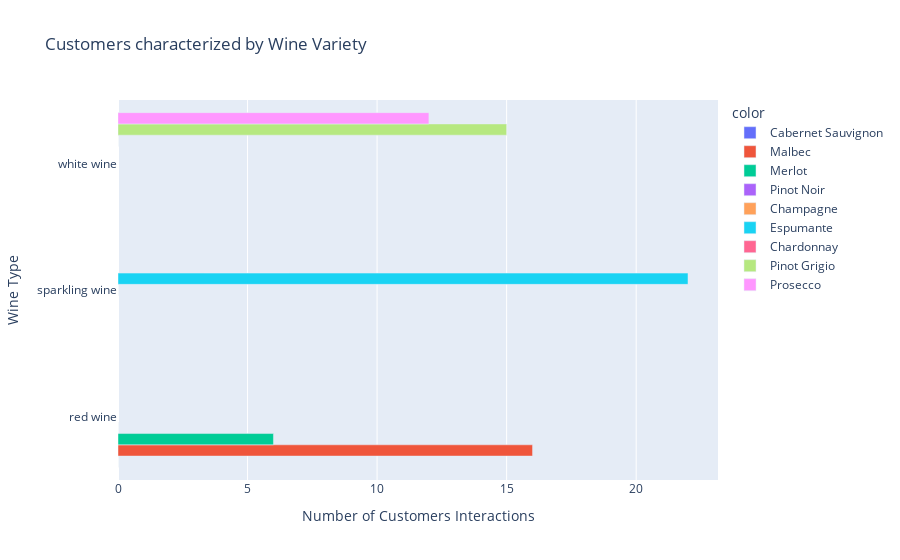

Notebook code for this chart:
### Markdown cell above
Cluster 1 interactions seems to be predominantly champagne. It has shown excellent performance and therefore deserve more focussed marketing strategies.

### Code cell
cluster_0_totals = cluster_0.groupby(["wine_type", "varietal"], as_index=False)["num"].sum()

grouped_bar_0 = px.bar(
    y=cluster_0_totals.wine_type,
    x=cluster_0_totals.num,
    color=cluster_0_totals.varietal,
    title="Customers characterized by Wine Variety",
    orientation="h",
    barmode="group" 
)
grouped_bar_0.update_layout(
    yaxis_title = "Wine Type",
    xaxis_title = "Number of Customers Interactions"
)
grouped_bar_0.show()

### Figure 1 — Plotly figure (JSON) as saved in the notebook; plotly's stock layout.template omitted (floating-point values rounded to 4 significant figures)
{"data": [{"alignmentgroup": "True", "hovertemplate": "color=Cabernet Sauvignon<br>x=%{x}<br>y=%{y}<extra></extra>", "legendgroup": "Cabernet Sauvignon", "marker": {"color": "#636efa"}, "name": "Cabernet Sauvignon", "offsetgroup": "Cabernet Sauvignon", "orientation": "h", "showlegend": true, "textposition": "auto", "type": "bar", "x": [0], "xaxis": "x", "y": ["red wine"], "yaxis": "y"}, {"alignmentgroup": "True", "hovertemplate": "color=Malbec<br>x=%{x}<br>y=%{y}<extra></extra>", "legendgroup": "Malbec", "marker": {"color": "#EF553B"}, "name": "Malbec", "offsetgroup": "Malbec", "orientation": "h", "showlegend": true, "textposition": "auto", "type": "bar", "x": [16], "xaxis": "x", "y": ["red wine"], "yaxis": "y"}, {"alignmentgroup": "True", "hovertemplate": "color=Merlot<br>x=%{x}<br>y=%{y}<extra></extra>", "legendgroup": "Merlot", "marker": {"color": "#00cc96"}, "name": "Merlot", "offsetgroup": "Merlot", "orientation": "h", "showlegend": true, "textposition": "auto", "type": "bar", "x": [6], "xaxis": "x", "y": ["red wine"], "yaxis": "y"}, {"alignmentgroup": "True", "hovertemplate": "color=Pinot Noir<br>x=%{x}<br>y=%{y}<extra></extra>", "legendgroup": "Pinot Noir", "marker": {"color": "#ab63fa"}, "name": "Pinot Noir", "offsetgroup": "Pinot Noir", "orientation": "h", "showlegend": true, "textposition": "auto", "type": "bar", "x": [0], "xaxis": "x", "y": ["red wine"], "yaxis": "y"}, {"alignmentgroup": "True", "hovertemplate": "color=Champagne<br>x=%{x}<br>y=%{y}<extra></extra>", "legendgroup": "Champagne", "marker": {"color": "#FFA15A"}, "name": "Champagne", "offsetgroup": "Champagne", "orientation": "h", "showlegend": true, "textposition": "auto", "type": "bar", "x": [0], "xaxis": "x", "y": ["sparkling wine"], "yaxis": "y"}, {"alignmentgroup": "True", "hovertemplate": "color=Espumante<br>x=%{x}<br>y=%{y}<extra></extra>", "legendgroup": "Espumante", "marker": {"color": "#19d3f3"}, "name": "Espumante", "offsetgroup": "Espumante", "orientation": "h", "showlegend": true, "textposition": "auto", "type": "bar", "x": [22], "xaxis": "x", "y": ["sparkling wine"], "yaxis": "y"}, {"alignmentgroup": "True", "hovertemplate": "color=Chardonnay<br>x=%{x}<br>y=%{y}<extra></extra>", "legendgroup": "Chardonnay", "marker": {"color": "#FF6692"}, "name": "Chardonnay", "offsetgroup": "Chardonnay", "orientation": "h", "showlegend": true, "textposition": "auto", "type": "bar", "x": [0], "xaxis": "x", "y": ["white wine"], "yaxis": "y"}, {"alignmentgroup": "True", "hovertemplate": "color=Pinot Grigio<br>x=%{x}<br>y=%{y}<extra></extra>", "legendgroup": "Pinot Grigio", "marker": {"color": "#B6E880"}, "name": "Pinot Grigio", "offsetgroup": "Pinot Grigio", "orientation": "h", "showlegend": true, "textposition": "auto", "type": "bar", "x": [15], "xaxis": "x", "y": ["white wine"], "yaxis": "y"}, {"alignmentgroup": "True", "hovertemplate": "color=Prosecco<br>x=%{x}<br>y=%{y}<extra></extra>", "legendgroup": "Prosecco", "marker": {"color": "#FF97FF"}, "name": "Prosecco", "offsetgroup": "Prosecco", "orientation": "h", "showlegend": true, "textposition": "auto", "type": "bar", "x": [12], "xaxis": "x", "y": ["white wine"], "yaxis": "y"}], "layout": {"barmode": "group", "legend": {"title": {"text": "color"}, "tracegroupgap": 0}, "title": {"text": "Customers characterized by Wine Variety"}, "xaxis": {"anchor": "y", "domain": [0, 1], "title": {"text": "Number of Customers Interactions"}}, "yaxis": {"anchor": "x", "domain": [0, 1], "title": {"text": "Wine Type"}}}}
